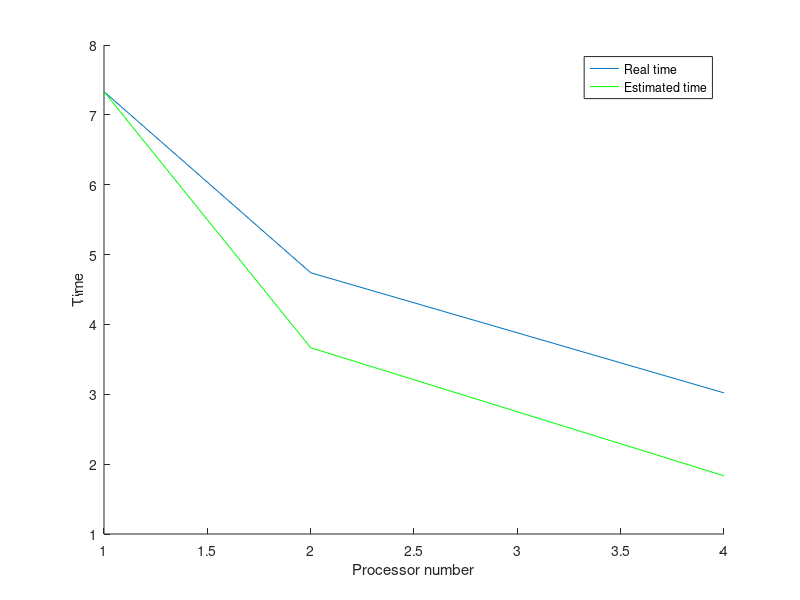

Here is the MATLAB script that generated this plot:
 A = [ 1 2 4 ]
 B = [ 7.3326 4.74 3.02 ]
 C = [ B(1) B(1)/2 B(1)/4 ]
 
 hold on
 plot(A, B)
 plot(A, C, 'g')
 
 xlabel('Processor number')
 ylabel('Time')
 
 legend('Real time', 'Estimated time')
 